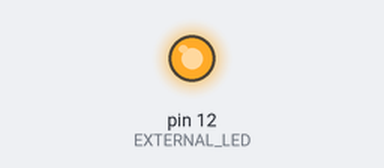
This sketch was run on a simulated Arduino Uno, built with avr-gcc and run on an emulated ATmega328P. Parts: output pins drawn as LEDs (lit = HIGH).

Above: at 1.0 s.
At 3.0 s:
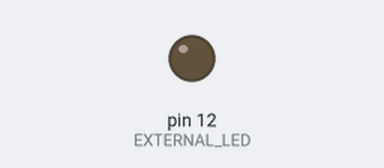
Timing chart, 0 to 5.2 s (numbered marks = the images above):
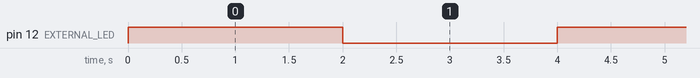

The sketch:

external_led_blink.ino
```cpp
#define EXTERNAL_LED 12 // Define the external LED pin

void setup() {
  pinMode(EXTERNAL_LED, OUTPUT); // Set the external LED as an output
}

void loop() {
  digitalWrite(EXTERNAL_LED, HIGH); // Turn on the external LED
  delay(2000); // Wait for 2 seconds
  digitalWrite(EXTERNAL_LED, LOW); // Turn off the external LED
  delay(2000); // Wait for 2 seconds
}
```

Measured:
- by itself, pin 12 (EXTERNAL_LED): alternates HIGH for 2.0 s and LOW for 2.0 s
